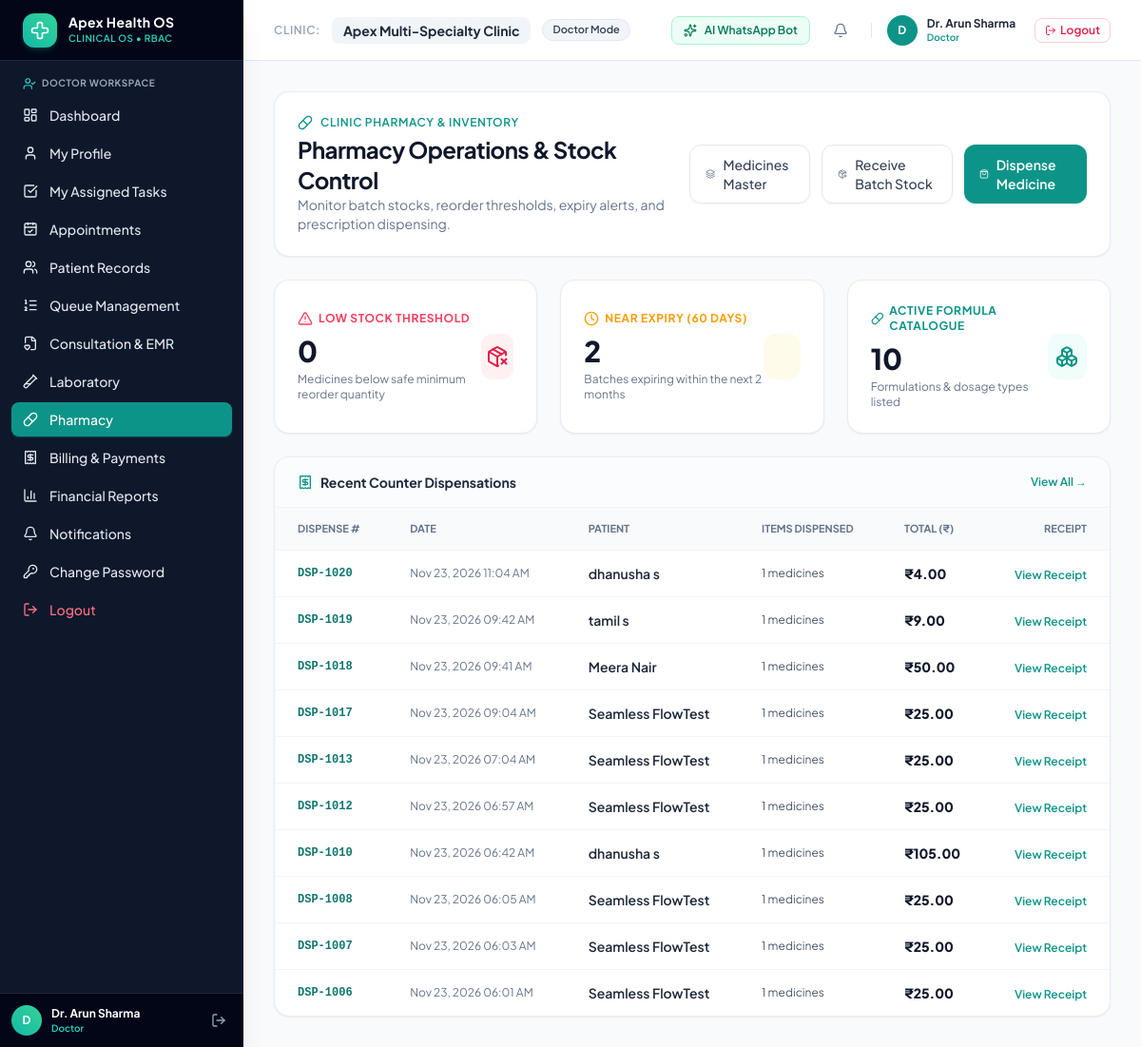
Page /pharmacy/ (signed in) on the earlier database version.
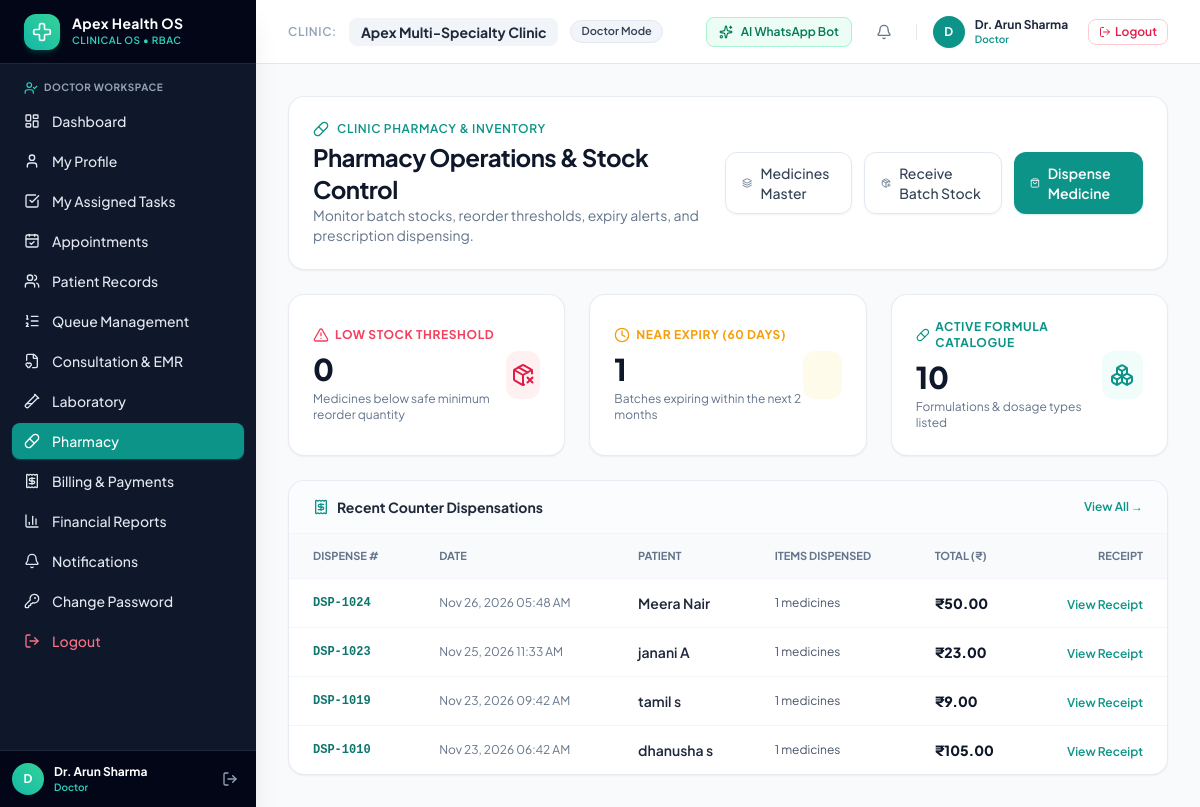
Same page on the later database version.
### apps/pharmacy/models.py (models this page shows, shortened)
class DispenseRecord(TimeStampedModel):
    dispense_number = models.CharField(max_length=50, unique=True, blank=True)
    clinic = models.ForeignKey('clinics.Clinic', on_delete=models.CASCADE, related_name='dispensations')
    patient = models.ForeignKey('patients.Patient', on_delete=models.CASCADE, related_name='pharmacy_dispensations')
    consultation = models.ForeignKey('consultations.Consultation', on_delete=models.SET_NULL, null=True, blank=True, related_name='dispensations')
    dispensed_by = models.CharField(max_length=100, default='Pharmacist')
    total_amount = models.DecimalField(max_digits=10, decimal_places=2, default=0.00)
    notes = models.TextField(blank=True)
    class Meta:
        ordering = ['-created_at']

### apps/patients/models.py (models this page shows, shortened)
class Patient(TimeStampedModel):
    GENDER_CHOICES = [
        ('M', 'Male'),
        ('F', 'Female'),
        ('O', 'Other'),
    ]
    BLOOD_GROUPS = [
        ('A+', 'A+'), ('A-', 'A-'),
        ('B+', 'B+'), ('B-', 'B-'),
        ('AB+', 'AB+'), ('AB-', 'AB-'),
        ('O+', 'O+'), ('O-', 'O-'),
        ('UNKNOWN', 'Unknown'),
    ]
    clinic = models.ForeignKey('clinics.Clinic', on_delete=models.CASCADE, related_name='patients')
    user = models.OneToOneField(User, on_delete=models.SET_NULL, null=True, blank=True, related_name='patient_record')
    patient_id = models.CharField(max_length=30, blank=True, db_index=True, help_text="Unique Patient MRN ID")
    first_name = models.CharField(max_length=100)
    last_name = models.CharField(max_length=100, blank=True)
    phone = models.CharField(max_length=20, db_index=True)
    email = models.EmailField(blank=True)
    date_of_birth = models.DateField(null=True, blank=True)
    gender = models.CharField(max_length=1, choices=GENDER_CHOICES, default='M')
    blood_group = models.CharField(max_length=10, choices=BLOOD_GROUPS, default='UNKNOWN')
    address = models.TextField(blank=True)
    emergency_contact_name = models.CharField(max_length=100, blank=True)
    emergency_contact_phone = models.CharField(max_length=20, blank=True)
    allergies = models.TextField(blank=True)
    chronic_conditions = models.TextField(blank=True)
    medical_notes = models.TextField(blank=True)
    @property
    def full_name(self):
        return f"{self.first_name} {self.last_name}".strip()
    class Meta:
        ordering = ['first_name', 'last_name']
        unique_together = ('clinic', 'phone')

### apps/pharmacy/views.py (the view)
# urls.py: path('', views.pharmacy_dashboard, name='dashboard'),
@role_required(['SUPER_ADMIN', 'CLINIC_ADMIN', 'PHARMACIST', 'INVENTORY_MGR', 'DOCTOR', 'RECEPTIONIST', 'NURSE', 'LAB_TECH', 'ACCOUNTANT'])
def pharmacy_dashboard(request):
    medicines = Medicine.objects.prefetch_related('batches').all()
    today = date.today()
    near_cutoff = today + timedelta(days=60)
    low_stock_items = [m for m in medicines if m.is_low_stock]
    near_expiry_batches = MedicineBatch.objects.select_related('medicine').filter(
        expiry_date__gte=today,
        expiry_date__lte=near_cutoff,
        quantity_in_stock__gt=0
    )
    recent_dispensations = DispenseRecord.objects.select_related('patient').order_by('-created_at')[:10]
    return render(request, 'pharmacy/dashboard.html', {
        'total_medicines': len(medicines),
        'low_stock_items': low_stock_items,
        'near_expiry_batches': near_expiry_batches,
        'recent_dispensations': recent_dispensations,
    })

### apps/pharmacy/models.py (called while the page is built)
    @property
    def total_stock(self):
        res = self.batches.filter(expiry_date__gte=date.today()).aggregate(total=Sum('quantity_in_stock'))
        return res['total'] or 0

    @property
    def is_low_stock(self):
        return self.total_stock <= self.reorder_level

### templates/pharmacy/dashboard.html (shortened to what the changed rows need)
{% extends 'base.html' %}
{% block content %}
<div class="space-y-6">
    <div class="flex flex-col sm:flex-row justify-between items-start sm:items-center gap-4 bg-white p-6 rounded-2xl border border-slate-200/80 shadow-sm">
        <div>
            <h1 class="text-2xl font-bold text-slate-900 tracking-tight">Pharmacy Operations & Stock Control</h1>
        </div>
    </div>
    <div class="grid grid-cols-1 md:grid-cols-3 gap-6">
        <div class="bg-white p-6 rounded-2xl border border-slate-200/80 shadow-sm flex items-center justify-between">
            <div>
                <span class="text-xs font-bold uppercase tracking-wider text-amber-500 flex items-center gap-1.5">
                    <i data-lucide="clock" class="w-4 h-4 text-amber-500"></i> Near Expiry (60 Days)
                </span>
                <div class="text-3xl font-extrabold text-slate-900 mt-2">{{ near_expiry_batches.count }}</div>
                <p class="text-xs text-slate-500 mt-1">Batches expiring within the next 2 months</p>
            </div>
        </div>
    </div>
    <div class="bg-white rounded-2xl border border-slate-200/80 shadow-sm overflow-hidden">
        <div class="overflow-x-auto">
            <table class="w-full text-left text-sm text-slate-600">
                <thead class="bg-slate-50 text-slate-500 uppercase text-[11px] font-semibold border-b border-slate-100">
                    <tr>
                        <th class="py-3 px-6">Dispense #</th>
                        <th class="py-3 px-6">Date</th>
                        <th class="py-3 px-6">Patient</th>
                        <th class="py-3 px-6">Items Dispensed</th>
                        <th class="py-3 px-6">Total (₹)</th>
                        <th class="py-3 px-6 text-right">Receipt</th>
                    </tr>
                </thead>
                <tbody class="divide-y divide-slate-100">
                    {% for d in recent_dispensations %}
                    <tr class="hover:bg-slate-50/60">
                        <td class="py-3.5 px-6 font-mono font-bold text-teal-700 text-xs">{{ d.dispense_number }}</td>
                        <td class="py-3.5 px-6 text-xs text-slate-500">{{ d.created_at|date:"M d, Y h:i A" }}</td>
                        <td class="py-3.5 px-6 font-semibold text-slate-800">{{ d.patient.full_name }}</td>
                        <td class="py-3.5 px-6 text-xs text-slate-600">{{ d.items.count }} medicines</td>
                        <td class="py-3.5 px-6 font-black text-slate-900">₹{{ d.total_amount }}</td>
                        <td class="py-3.5 px-6 text-right">
                            <a href="{% url 'pharmacy:dispense_detail' d.pk %}" class="text-xs font-semibold text-teal-600 hover:underline">View Receipt</a>
                        </td>
                    </tr>
                    {% empty %}
                    <tr>
                        <td colspan="6" class="py-8 text-center text-slate-400 text-xs">No recent dispensations.</td>
                    </tr>
                    {% endfor %}
                </tbody>
            </table>
        </div>
    </div>
</div>
{% endblock %}

Differences in the rows shown:
removed DispenseRecord: dispense_number "DSP-1020", created_at "Nov 23, 2026 11:04 AM", patient.full_name "dhanusha s", items.count "1", total_amount "4.00"
removed DispenseRecord: dispense_number "DSP-1018", created_at "Nov 23, 2026 09:41 AM", patient.full_name "Meera Nair", items.count "1", total_amount "50.00"
removed DispenseRecord: dispense_number "DSP-1017", created_at "Nov 23, 2026 09:04 AM", patient.full_name "Seamless FlowTest", items.count "1", total_amount "25.00"
removed DispenseRecord: dispense_number "DSP-1013", created_at "Nov 23, 2026 07:04 AM", patient.full_name "Seamless FlowTest", items.count "1", total_amount "25.00"
removed DispenseRecord: dispense_number "DSP-1012", created_at "Nov 23, 2026 06:57 AM", patient.full_name "Seamless FlowTest", items.count "1", total_amount "25.00"
removed DispenseRecord: dispense_number "DSP-1008", created_at "Nov 23, 2026 06:05 AM", patient.full_name "Seamless FlowTest", items.count "1", total_amount "25.00"
removed DispenseRecord: dispense_number "DSP-1007", created_at "Nov 23, 2026 06:03 AM", patient.full_name "Seamless FlowTest", items.count "1", total_amount "25.00"
removed DispenseRecord: dispense_number "DSP-1006", created_at "Nov 23, 2026 06:01 AM", patient.full_name "Seamless FlowTest", items.count "1", total_amount "25.00"
added DispenseRecord: dispense_number "DSP-1024", created_at "Nov 26, 2026 05:48 AM", patient.full_name "Meera Nair", items.count "1", total_amount "50.00"
added DispenseRecord: dispense_number "DSP-1023", created_at "Nov 25, 2026 11:33 AM", patient.full_name "janani A", items.count "1", total_amount "23.00"
Other differences:
{{ near_expiry_batches.count }}: "2" → "1"
